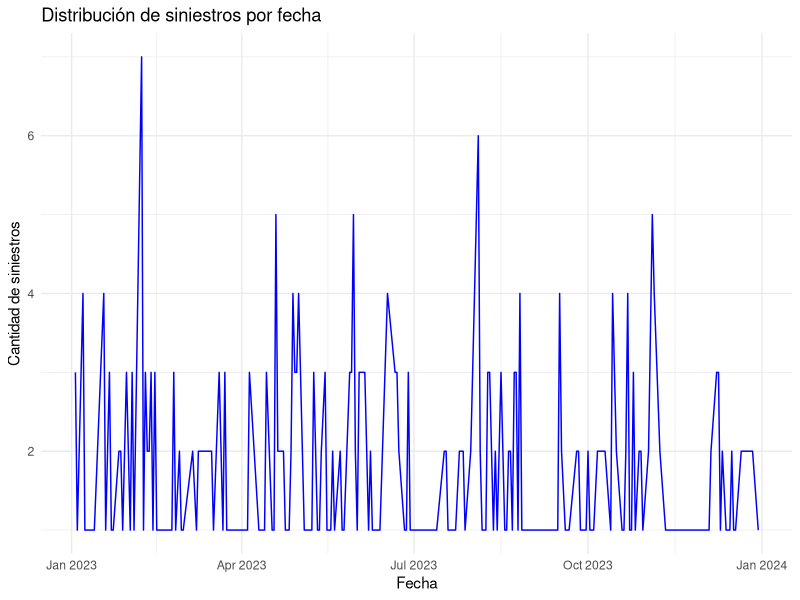
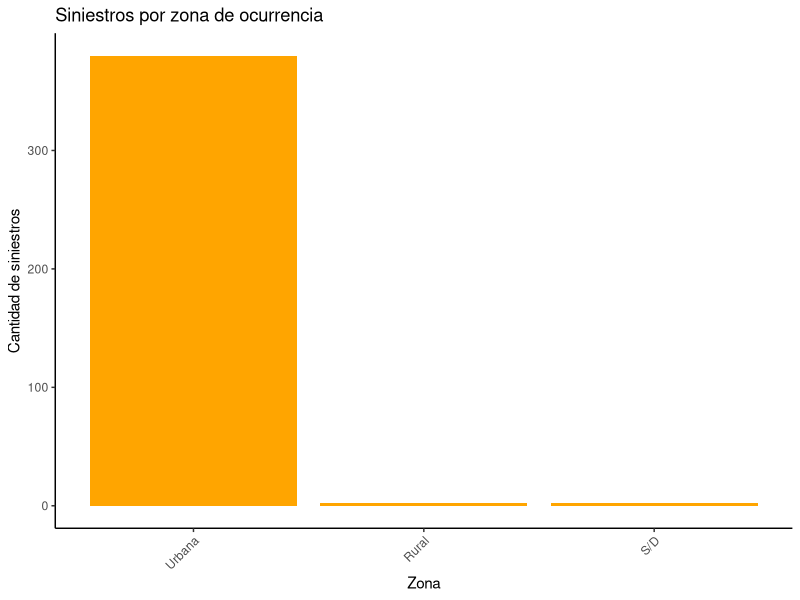
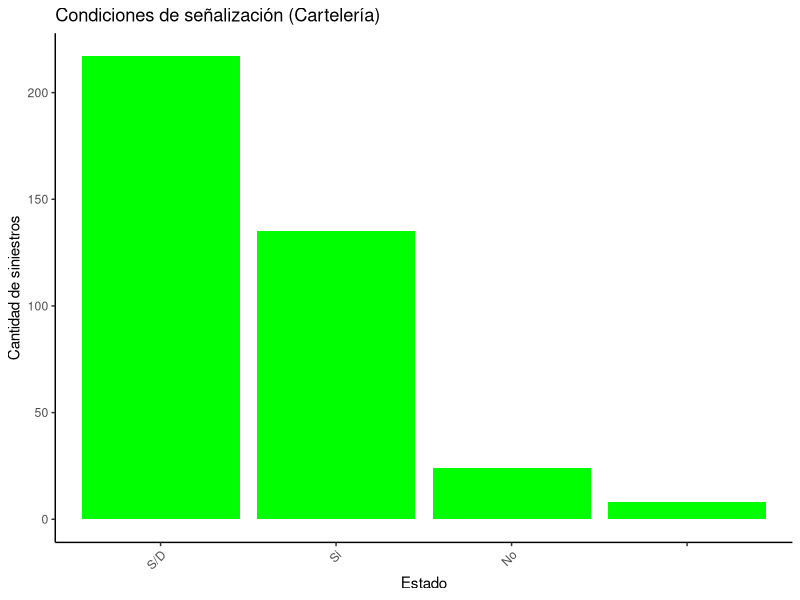
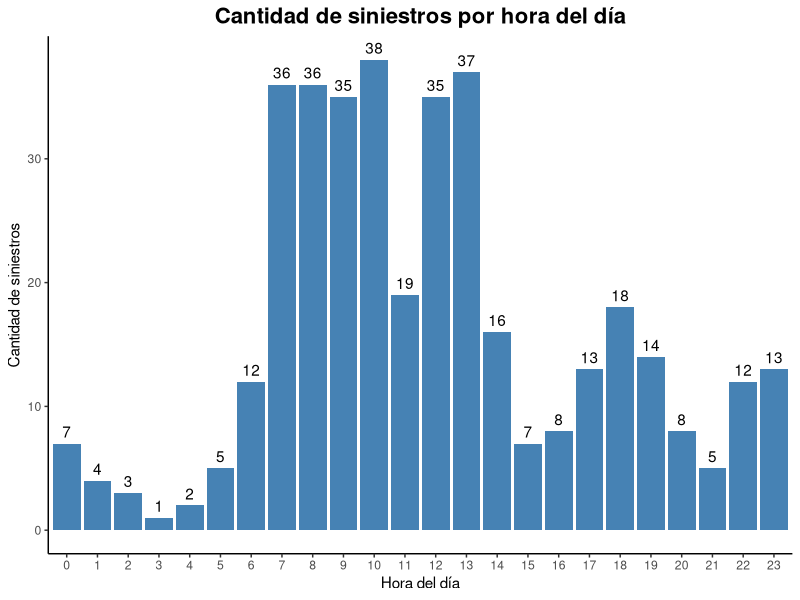

Here is the R script that generated these plots, in order:
## ---- chunk 1
knitr::opts_chunk$set(echo = TRUE)
## ---- chunk 2

library(ggplot2)
library(dplyr)
library(lubridate)
#library(leaflet)
#library(leaflet.extras)
library(hms)
## ---- chunk 3

setwd("C:/Users/Los Mourglia/Downloads/Observatorio Vial")
df <- read.csv("feu-siniestros.csv")
## ---- chunk 4
df$siniestro_fecha <- as.Date(df$siniestro_fecha, format = "%Y-%m-%d")
df$siniestro_hora <- hms::as_hms(df$siniestro_hora)
## ---- chunk 5
glimpse(df)
df %>%
  count(siniestro_fecha) %>%
  ggplot(aes(x = siniestro_fecha, y = n)) +
  geom_line(color = "blue") +
  labs(title = "Distribución de siniestros por fecha", x = "Fecha", y = "Cantidad de siniestros") +
  theme_minimal()
## ---- chunk 6
df %>%
  count(zona_ocurrencia) %>%
  ggplot(aes(x = reorder(zona_ocurrencia, -n), y = n)) +
  geom_bar(stat = "identity", fill = "orange") +
  labs(title = "Siniestros por zona de ocurrencia", x = "Zona", y = "Cantidad de siniestros") +
  theme_classic() +
  theme(axis.text.x = element_text(angle = 45, hjust = 1))
## ---- chunk 7
df %>%
  count(senalizacion_carteleria) %>%
  ggplot(aes(x = reorder(senalizacion_carteleria, -n), y = n)) +
  geom_bar(stat = "identity", fill = "green") +
  labs(title = "Condiciones de señalización (Cartelería)", x = "Estado", y = "Cantidad de siniestros") +
  theme_classic() +
  theme(axis.text.x = element_text(angle = 45, hjust = 1))
## ---- chunk 8
df$siniestro_hora <- hms::as_hms(df$siniestro_hora)
df <- df %>%
  mutate(hora = hour(siniestro_hora))
df %>%
  count(hora) %>%
  ggplot(aes(x = factor(hora), y = n)) +
  geom_bar(stat = "identity", fill = "steelblue") +
  geom_text(aes(label = n), vjust = -0.5, color = "black") +
  labs(title = "Cantidad de siniestros por hora del día", 
       x = "Hora del día", 
       y = "Cantidad de siniestros") +
  theme_classic() +
  scale_x_discrete(breaks = 0:23) +
  theme(plot.title = element_text(hjust = 0.5, size = 16, face = "bold"))
